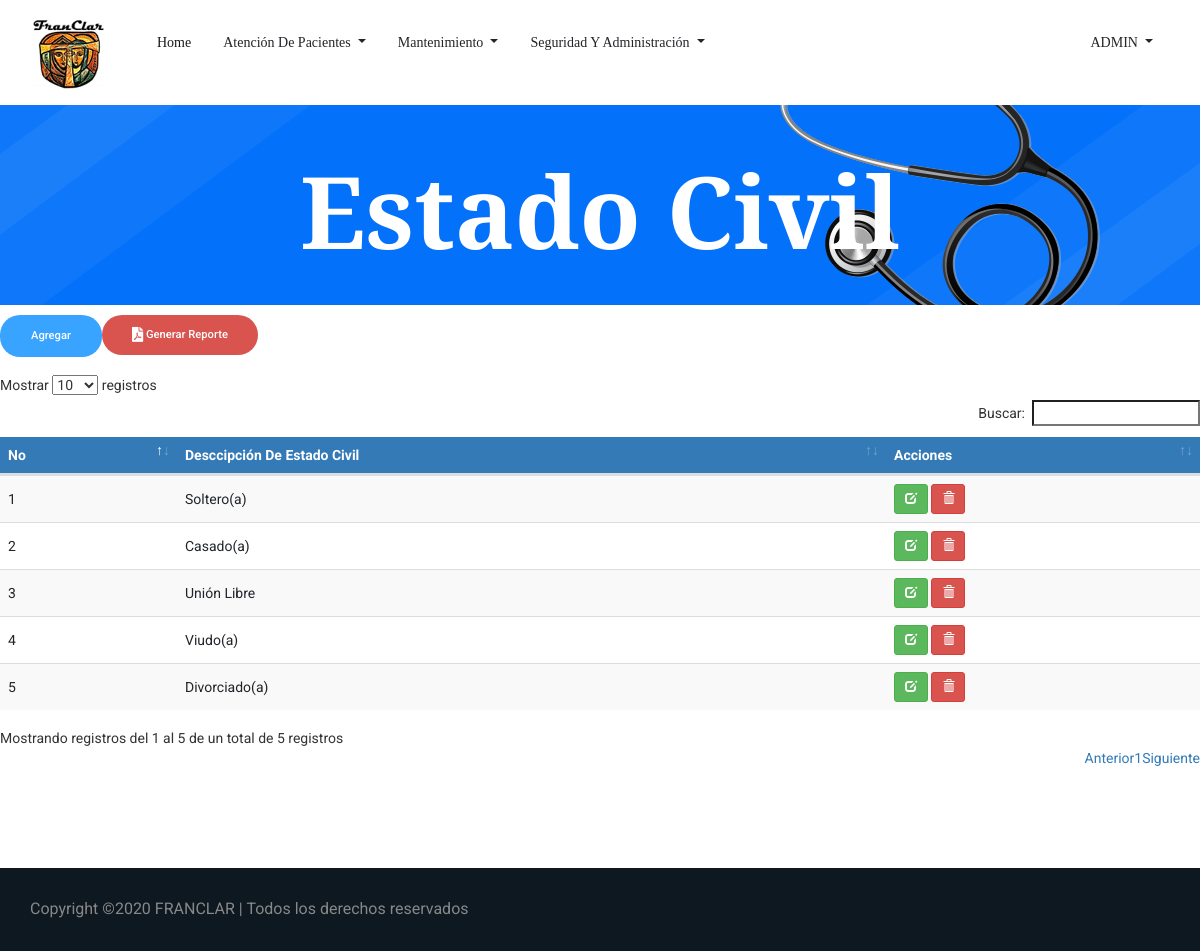
Before: /Estado_Civil.php (signed in) with the older database file.
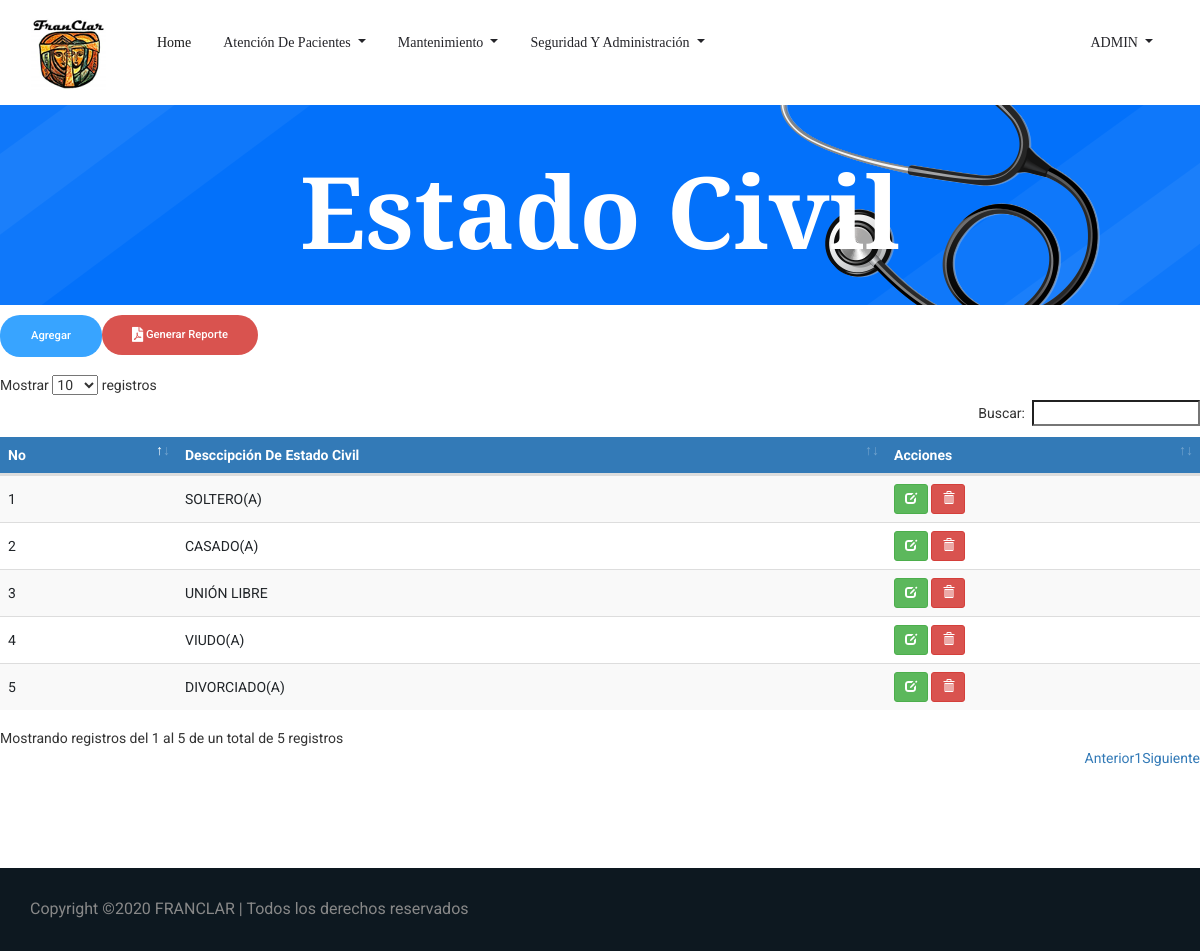
After: the same page with the newer database file.
### tables this page shows
CREATE TABLE `tbl_estado_civil` (
  `ID_Est_Civil` int(3) NOT NULL,
  `Descripcion_est_civil` varchar(15) NOT NULL
);

### Estado_Civil.php (the view, shortened to what this page needs)
<!doctype html>
<html lang="es">
<?php
include 'head.php'
?>
<body>
    <?php
    include 'header.php';
    ?>
    <section class="breadcrumb_part breadcrumb_bg">
        <div class="container">
            <div class="row">
                <div class="col-lg-12">
                    <div class="breadcrumb_iner">
                        <div class="breadcrumb_iner_item">
                            <h2>Estado Civil</h2>
                        </div>
                    </div>
                </div>
            </div>
        </div>
    </section>
	 <?php
	  $rolUsuario=$_SESSION['ID_Rol'];
	 $sql=("SELECT * FROM tbl_permisos WHERE id_objeto=12 AND id_rol=$rolUsuario");
		$query=mysqli_query($con,$sql);
		if(mysqli_num_rows($query)>0){
			$row = mysqli_fetch_assoc($query);
			$permiso= $row['permiso_insertar'];
			$permiso_eliminar= $row['permiso_eliminar'];
			$permiso_actualizar=$row['permiso_actualizar'];
		}if ($permiso==0){
		 echo '<div class="alert alert-danger alert-dismissable"><button type="button" class="close" data-dismiss="alert" aria-hidden="true">&times;</button>"usuario no tiene permisos para agregar nuevo"</div>';
		}else{?>
		<form class="form-inline my-2 my-lg-0 float-left">
			<a href="agregarEstado_Civil.php" class="genric-btn info circle">Agregar</a>
		</form>
		<form class="form-inline my-2 my-lg-0 float-left">
			<a class="genric-btn btn-danger circle" href="../FRANCLAR/Reportes-PDF/ReporteEstadoCivil.php">
			<i class="fas fa-file-pdf fa-lg"> </i> Generar Reporte</a>
    	</form>
	   <br>
		<br>
		<br>
		<?php } ?>
		<div class="table-responsive">
			<table id="datatableUsuarios" class="table table-striped table-hover">
				<thead>
					<tr>
						<th>No</th>
						<th>Desccipción De Estado Civil</th>
						<th>Acciones</th>
					</tr>
				</thead>
				<tbody>
				<?php
				$sql = mysqli_query($con, "SELECT * FROM tbl_estado_civil");
				if(mysqli_num_rows($sql) == 0){
					echo '<tr><td colspan="8">No hay datos.</td></tr>';
				}else{
					while($row = mysqli_fetch_assoc($sql)){
						($permiso_eliminar==1)?$boton='<a href="Estado_Civil.php?aksi=delete&nik='.$row['ID_Est_Civil'].'" title="Eliminar" onclick="return confirm(\'¿Está seguro de borrar los datos del Estado Civil '.$row['Descripcion_est_civil'].'?\')" class="btn btn-danger btn-sm"><span class="glyphicon glyphicon-trash" aria-hidden="true"></span></a>':$boton='<a  title="Eliminar"  onClick="permiso()" class="btn btn-warning btn-sm"><span class="glyphicon glyphicon-trash" aria-hidden="true"></span></a>';
						($permiso_actualizar==1)?$boton2='<a href="EditarEstado_Civil.php?nik='.$row['ID_Est_Civil'].'" title="Editar datos" class="btn btn-success btn-sm"><span class="glyphicon glyphicon-edit" aria-hidden="true"></span></a>':$boton2='<a  title="Editar datos" onClick="permiso()" class="btn btn-warning btn-sm"><span class="glyphicon glyphicon-edit" aria-hidden="true"></span></a>';
						echo '
						<tr>
                            <td>'.$row['ID_Est_Civil'].'</td>
							<td>'.$row['Descripcion_est_civil'].'</td>
							<td>'.$boton2.' '.$boton.'</td>
						</tr>
						';
					}
				}
				?>
			</tbody>
			</table>
		 </div>
		 <br><br><br><br><br>
    <?php
        include 'Copyright.php'
    ?>
</body>
</html>

Changed rows visible on the page:
changed tbl_estado_civil id 1: Descripcion_est_civil "Soltero(a)" → "SOLTERO(A)"
changed tbl_estado_civil id 2: Descripcion_est_civil "Casado(a)" → "CASADO(A)"
changed tbl_estado_civil id 3: Descripcion_est_civil "Unión Libre" → "UNIÓN LIBRE"
changed tbl_estado_civil id 4: Descripcion_est_civil "Viudo(a)" → "VIUDO(A)"
changed tbl_estado_civil id 5: Descripcion_est_civil "Divorciado(a)" → "DIVORCIADO(A)"
